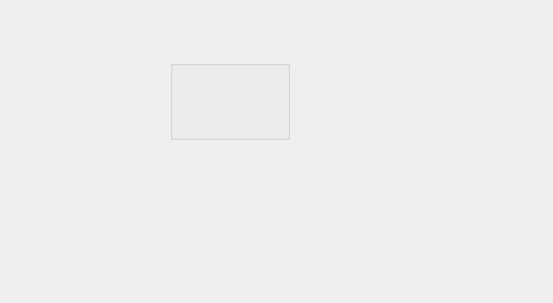
<?xml version="1.0" encoding="UTF-8"?>
<ui version="4.0">
 <class>UASMeters</class>
 <widget class="QWidget" name="UASMeters">
  <property name="geometry">
   <rect>
    <x>0</x>
    <y>0</y>
    <width>553</width>
    <height>303</height>
   </rect>
  </property>
  <property name="windowTitle">
   <string>Form</string>
  </property>
  <widget class="QWidget" name="gridLayoutWidget">
   <property name="geometry">
    <rect>
     <x>150</x>
     <y>190</y>
     <width>160</width>
     <height>80</height>
    </rect>
   </property>
   <layout class="QGridLayout" name="gridLayout"/>
  </widget>
  <widget class="QGroupBox" name="groupBox">
   <property name="geometry">
    <rect>
     <x>170</x>
     <y>60</y>
     <width>120</width>
     <height>80</height>
    </rect>
   </property>
   <property name="title">
    <string/>
   </property>
  </widget>
 </widget>
 <resources/>
 <connections/>
</ui>
